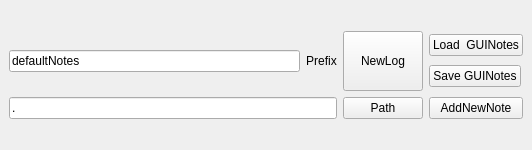
<?xml version="1.0" encoding="UTF-8"?>
<ui version="4.0">
 <class>sawNoteRecorderQtWidget</class>
 <widget class="QDockWidget" name="sawNoteRecorderQtWidget">
  <property name="geometry">
   <rect>
    <x>0</x>
    <y>0</y>
    <width>532</width>
    <height>150</height>
   </rect>
  </property>
  <property name="sizePolicy">
   <sizepolicy hsizetype="MinimumExpanding" vsizetype="MinimumExpanding">
    <horstretch>0</horstretch>
    <verstretch>0</verstretch>
   </sizepolicy>
  </property>
  <property name="minimumSize">
   <size>
    <width>464</width>
    <height>150</height>
   </size>
  </property>
  <property name="styleSheet">
   <string notr="true"> QDockWidget {
     border: 1px solid lightgray;
     /*titlebar-close-icon: url(close.png);
     titlebar-normal-icon: url(undock.png);*/
 }

 QDockWidget::title {
     text-align: Center; /* align the text to the left */
     background: rgb(100, 170, 200);
     padding-left: 5px;
 }

 QDockWidget::close-button, QDockWidget::float-button {
     border: 1px solid transparent;
     background: darkgray;
     padding: 0px;
 }

 QDockWidget::close-button:hover, QDockWidget::float-button:hover {
     background: gray;
 }

 QDockWidget::close-button:pressed, QDockWidget::float-button:pressed {
     padding: 1px -1px -1px 1px;
 }</string>
  </property>
  <property name="features">
   <set>QDockWidget::NoDockWidgetFeatures</set>
  </property>
  <property name="allowedAreas">
   <set>Qt::TopDockWidgetArea</set>
  </property>
  <property name="windowTitle">
   <string>sawNoteRecorder</string>
  </property>
  <widget class="QWidget" name="dockWidgetContents">
   <layout class="QHBoxLayout" name="horizontalLayout_7">
    <item>
     <layout class="QVBoxLayout" name="MainVLayout">
      <item>
       <layout class="QHBoxLayout" name="horizontalLayout">
        <item>
         <layout class="QGridLayout" name="gridLayout_3">
          <item row="0" column="0">
           <layout class="QGridLayout" name="gridLayout">
            <item row="0" column="1">
             <widget class="QLabel" name="label">
              <property name="text">
               <string>Prefix</string>
              </property>
              <property name="alignment">
               <set>Qt::AlignCenter</set>
              </property>
             </widget>
            </item>
            <item row="0" column="0">
             <widget class="QLineEdit" name="FileNameLineEdit">
              <property name="text">
               <string>defaultNotes</string>
              </property>
             </widget>
            </item>
           </layout>
          </item>
          <item row="0" column="1">
           <widget class="QPushButton" name="NewFileButton">
            <property name="sizePolicy">
             <sizepolicy hsizetype="Minimum" vsizetype="Fixed">
              <horstretch>0</horstretch>
              <verstretch>0</verstretch>
             </sizepolicy>
            </property>
            <property name="minimumSize">
             <size>
              <width>0</width>
              <height>60</height>
             </size>
            </property>
            <property name="text">
             <string>NewLog</string>
            </property>
           </widget>
          </item>
          <item row="1" column="0">
           <widget class="QLineEdit" name="PathLineEdit">
            <property name="text">
             <string>.</string>
            </property>
           </widget>
          </item>
          <item row="1" column="1">
           <widget class="QPushButton" name="PathButton">
            <property name="sizePolicy">
             <sizepolicy hsizetype="Maximum" vsizetype="Fixed">
              <horstretch>0</horstretch>
              <verstretch>0</verstretch>
             </sizepolicy>
            </property>
            <property name="text">
             <string>Path</string>
            </property>
           </widget>
          </item>
          <item row="0" column="2">
           <layout class="QGridLayout" name="gridLayout_2">
            <item row="0" column="0">
             <widget class="QPushButton" name="LoadNotesButton">
              <property name="text">
               <string>Load  GUINotes</string>
              </property>
             </widget>
            </item>
            <item row="1" column="0">
             <widget class="QPushButton" name="SaveNotesButton">
              <property name="sizePolicy">
               <sizepolicy hsizetype="Maximum" vsizetype="Fixed">
                <horstretch>0</horstretch>
                <verstretch>0</verstretch>
               </sizepolicy>
              </property>
              <property name="text">
               <string>Save GUINotes</string>
              </property>
             </widget>
            </item>
           </layout>
          </item>
          <item row="1" column="2">
           <widget class="QPushButton" name="AddNoteButton">
            <property name="text">
             <string>AddNewNote</string>
            </property>
           </widget>
          </item>
         </layout>
        </item>
       </layout>
      </item>
     </layout>
    </item>
   </layout>
  </widget>
 </widget>
 <resources/>
 <connections/>
</ui>
